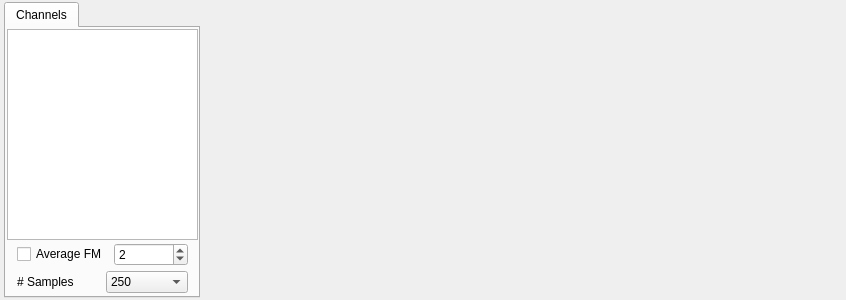
<?xml version="1.0" encoding="UTF-8"?>
<ui version="4.0">
 <class>wgt_Scope</class>
 <widget class="QWidget" name="wgt_Scope">
  <property name="geometry">
   <rect>
    <x>0</x>
    <y>0</y>
    <width>846</width>
    <height>300</height>
   </rect>
  </property>
  <property name="windowTitle">
   <string>Form</string>
  </property>
  <layout class="QHBoxLayout" name="horizontalLayout" stretch="0,0">
   <property name="spacing">
    <number>2</number>
   </property>
   <property name="leftMargin">
    <number>2</number>
   </property>
   <property name="topMargin">
    <number>0</number>
   </property>
   <property name="rightMargin">
    <number>2</number>
   </property>
   <property name="bottomMargin">
    <number>0</number>
   </property>
   <item>
    <widget class="QWidget" name="wgtControls" native="true">
     <property name="sizePolicy">
      <sizepolicy hsizetype="Preferred" vsizetype="Preferred">
       <horstretch>0</horstretch>
       <verstretch>0</verstretch>
      </sizepolicy>
     </property>
     <property name="maximumSize">
      <size>
       <width>200</width>
       <height>16777215</height>
      </size>
     </property>
     <layout class="QHBoxLayout" name="horizontalLayout_4">
      <property name="spacing">
       <number>2</number>
      </property>
      <property name="leftMargin">
       <number>2</number>
      </property>
      <property name="topMargin">
       <number>2</number>
      </property>
      <property name="rightMargin">
       <number>2</number>
      </property>
      <property name="bottomMargin">
       <number>2</number>
      </property>
      <item>
       <widget class="QTabWidget" name="tabWidget">
        <property name="currentIndex">
         <number>0</number>
        </property>
        <widget class="QWidget" name="tbChannels">
         <attribute name="title">
          <string>Channels</string>
         </attribute>
         <layout class="QVBoxLayout" name="verticalLayout">
          <property name="spacing">
           <number>0</number>
          </property>
          <property name="leftMargin">
           <number>1</number>
          </property>
          <property name="topMargin">
           <number>1</number>
          </property>
          <property name="rightMargin">
           <number>0</number>
          </property>
          <property name="bottomMargin">
           <number>0</number>
          </property>
          <item>
           <widget class="QTableWidget" name="tblTraces">
            <property name="sizePolicy">
             <sizepolicy hsizetype="Expanding" vsizetype="Expanding">
              <horstretch>0</horstretch>
              <verstretch>1</verstretch>
             </sizepolicy>
            </property>
            <property name="maximumSize">
             <size>
              <width>16777215</width>
              <height>16777215</height>
             </size>
            </property>
            <attribute name="verticalHeaderVisible">
             <bool>false</bool>
            </attribute>
           </widget>
          </item>
          <item>
           <widget class="QWidget" name="widget" native="true">
            <property name="minimumSize">
             <size>
              <width>0</width>
              <height>0</height>
             </size>
            </property>
            <layout class="QVBoxLayout" name="verticalLayout_2">
             <property name="spacing">
              <number>1</number>
             </property>
             <property name="leftMargin">
              <number>1</number>
             </property>
             <property name="topMargin">
              <number>1</number>
             </property>
             <property name="rightMargin">
              <number>1</number>
             </property>
             <property name="bottomMargin">
              <number>1</number>
             </property>
             <item>
              <widget class="QWidget" name="widget_2" native="true">
               <layout class="QHBoxLayout" name="horizontalLayout_2">
                <property name="topMargin">
                 <number>2</number>
                </property>
                <property name="bottomMargin">
                 <number>2</number>
                </property>
                <item>
                 <widget class="QCheckBox" name="chkAverage">
                  <property name="text">
                   <string>Average FM</string>
                  </property>
                 </widget>
                </item>
                <item>
                 <widget class="QSpinBox" name="spnAverage">
                  <property name="minimum">
                   <number>1</number>
                  </property>
                  <property name="maximum">
                   <number>50</number>
                  </property>
                  <property name="value">
                   <number>2</number>
                  </property>
                 </widget>
                </item>
               </layout>
              </widget>
             </item>
             <item>
              <widget class="QWidget" name="widget_3" native="true">
               <layout class="QHBoxLayout" name="horizontalLayout_3">
                <property name="topMargin">
                 <number>2</number>
                </property>
                <property name="bottomMargin">
                 <number>2</number>
                </property>
                <item>
                 <widget class="QLabel" name="label">
                  <property name="text">
                   <string># Samples</string>
                  </property>
                 </widget>
                </item>
                <item>
                 <widget class="QComboBox" name="cmbnumSamples">
                  <item>
                   <property name="text">
                    <string>250</string>
                   </property>
                  </item>
                  <item>
                   <property name="text">
                    <string>500</string>
                   </property>
                  </item>
                  <item>
                   <property name="text">
                    <string>1000</string>
                   </property>
                  </item>
                  <item>
                   <property name="text">
                    <string>2000</string>
                   </property>
                  </item>
                  <item>
                   <property name="text">
                    <string>5000</string>
                   </property>
                  </item>
                  <item>
                   <property name="text">
                    <string>10000</string>
                   </property>
                  </item>
                  <item>
                   <property name="text">
                    <string>25000</string>
                   </property>
                  </item>
                 </widget>
                </item>
               </layout>
              </widget>
             </item>
            </layout>
           </widget>
          </item>
         </layout>
        </widget>
       </widget>
      </item>
     </layout>
    </widget>
   </item>
   <item>
    <widget class="QCustomPlot" name="plotScope" native="true"/>
   </item>
  </layout>
 </widget>
 <customwidgets>
  <customwidget>
   <class>QCustomPlot</class>
   <extends>QWidget</extends>
   <header>qcustomplot.h</header>
   <container>1</container>
  </customwidget>
 </customwidgets>
 <resources/>
 <connections/>
</ui>
